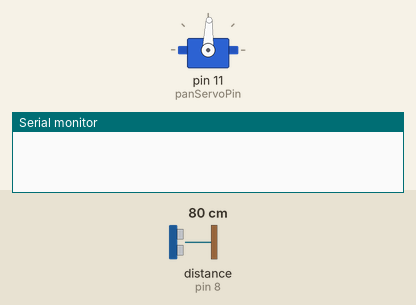
Bench run of a sketch on a simulated Arduino Uno, built with avr-gcc and run on an emulated ATmega328P. On the bench: servo, the last lines printed to the serial monitor. Wiring (inferred from the names in the program): ultrasonic range finder: trigger pin 9; echo pin 8. Inputs (shaded band) come from the test bench; at power-on: distance to the obstacle (sensor on pin 8) 80 cm. The echo pulse lasts 58.3 µs per cm.

Above: at 0.05 s.
At 2.15 s:
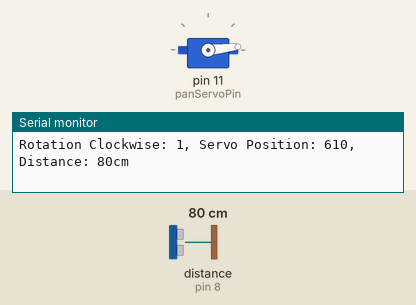
At 4.3 s:
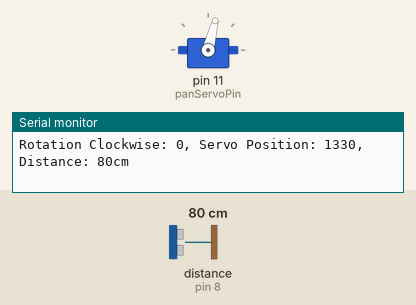
At 9.05 s:
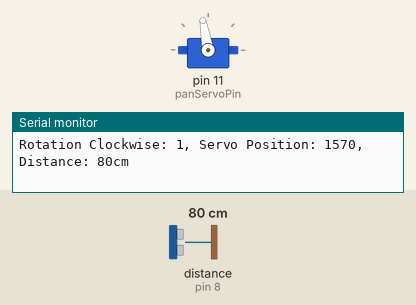
Timing chart, 0 to 12.1 s (numbered marks = the images above):
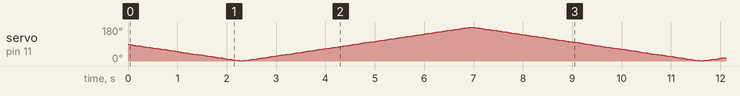

The sketch:

radar.ino
```cpp
#include <Servo.h>

Servo panServo;

//---------- Ultrasonic Sensor Pin Configuration -------------
const uint8_t ECHO_PIN = 8;
const uint8_t TRIGGER_PIN = 9;
const int buzzer = 10;
const int ledPin = 13;

//---------- Servo Pin Configuration -------------
const uint8_t panServoPin = 11;

//---------- Adjust the following to fit servo limit. ----------
const int panLimitMin = 550;
const int panLimitMax = 2400;
const int panServoCentre = 1450;

//---------- Other Constant ----------
const long servoDelayTime = 50000; // Delay (micros) between servo moves (rotation speed).
const int stepSize = 20;
const int sensorTimeout = 17493;  // Microseconds

//---------- Values we want to keep track of throughout the program. ----------
long servoTimestamp = 0;
bool servoDirectionClockwise = true;
int panPosition = 0; // Microseconds, with initial servo pan position.

//========== Functions ===========

uint16_t echo(bool isCM) {
  long echoDuration;
  long distance;

  digitalWrite(TRIGGER_PIN, LOW);
  delayMicroseconds(2);
  digitalWrite(TRIGGER_PIN, HIGH);
  delayMicroseconds(5);
  digitalWrite(TRIGGER_PIN, LOW);

  echoDuration = pulseIn(ECHO_PIN, HIGH, sensorTimeout); // Returns microseconds
  //echoDuration = pulseIn(ECHO_PIN, HIGH); // Returns microseconds

  if (isCM) {
    // Distance in cm conversion.
    distance = echoDuration / 29 / 2; // 29.15 microseconds per cm
    /*
    Serial.print(distance);
    Serial.println("cm");
    */
  } else {
    // Distance in inches conversion.
    distance = echoDuration / 74 / 2;
    /*
    Serial.print(distance);
    Serial.println("in");
    */
  }
  //delay(1);
  return distance;
}


bool servoControl() {
  bool panPositionUpdate = false;
  if (micros() > (servoTimestamp + servoDelayTime)) {
    if (servoDirectionClockwise == true) {
      panPosition = panPosition - stepSize;
      if (panPosition < panLimitMin) {
        servoDirectionClockwise = false;
      } else {
        panPositionUpdate = true; // Update servo position
      }
    }

    if (servoDirectionClockwise == false) {
      panPosition = panPosition + stepSize;
      if (panPosition > panLimitMax) {
        servoDirectionClockwise = true;
      } else {
        panPositionUpdate = true; // Update servo position
      }
    }

    if (panPositionUpdate == true) {
      panServo.writeMicroseconds(panPosition);
      servoTimestamp = micros();
      //Serial.println(panPosition);
    }
  }
  return panPositionUpdate;
}

//========== Main Functions ==========

void setup() {
  Serial.begin(115200);
  // Configure pins.
  pinMode(TRIGGER_PIN, OUTPUT);
  pinMode(ECHO_PIN, INPUT);
  panServo.attach(panServoPin);
  panPosition = panServoCentre;
  panServo.writeMicroseconds(panPosition);
  servoTimestamp = micros();

}


void loop() {


      if (servoControl() == true) { // Has the servo position updated?
    // Get distance update.
    uint16_t distanceCM = echo(true); // Report in cm = true.
    if (distanceCM == 5){
       digitalWrite(buzzer, HIGH);
       digitalWrite(ledPin, HIGH);

    }
    else{
    Serial.print("Rotation Clockwise: ");
    Serial.print(servoDirectionClockwise);
    Serial.print(", Servo Position: ");
    Serial.print(panPosition);
    Serial.print(", Distance: ");
    Serial.print(distanceCM);
     Serial.println("cm");
    }


      }
}
```
